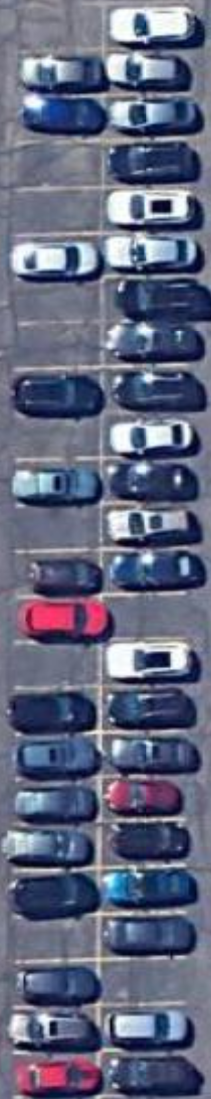
#> input picture input/UPDATEDACROSSDREESE2.png, 422 x 2197 px, found by its file name (shown at 1/2 size)
$ python cropcars.py   (older library calls are emulated)
#> lines starting #> are read from the running program, lines starting #| are printed output that depends on the picture

#import needed libs
import cv2
from skimage import io, color
import sklearn
import pandas
import skimage
import matplotlib
from skimage.transform import resize
import matplotlib.pyplot as plt
import datetime
import os
import joblib
import schedule
import time
import sys


def get_parking_spots(connected_components):
    (totalLabels, label_ids, values, centroid) = connected_components

    slots = []
    coef = 1
    for i in range(1, totalLabels):

        # Now extract the coordinate points
        x1 = int(values[i, cv2.CC_STAT_LEFT] * coef)
        y1 = int(values[i, cv2.CC_STAT_TOP] * coef)
        w = int(values[i, cv2.CC_STAT_WIDTH] * coef)
        h = int(values[i, cv2.CC_STAT_HEIGHT] * coef)

        slots.append([x1, y1, w, h])

    return slots

mask = 'C:\\Users\\dasak\\HackAi\\ParkingLotAvailability\\parkifymodel\\MASKOFPKLOTACROSSDREESE3.png'
parking_image_test = 'C:\\Users\\dasak\\HackAi\\ParkingLotAvailability\\parkifymodel\\UPDATEDACROSSDREESE2.png'
parking_image_test1 = cv2.imread(parking_image_test)
#> parking_image_test1 is the input picture: shape (2197, 422, 3); mean B, G, R 126.1, 102.4, 97.4
parking_image_test2 = resize(parking_image_test1,(449,1908))
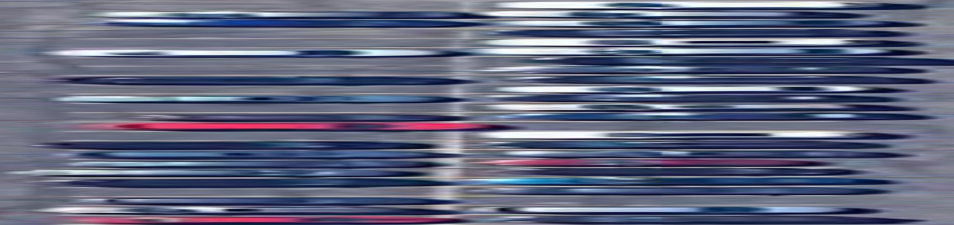
#> parking_image_test2: shape (449, 1908, 3) float64 (shown at 1/2 size); mean B, G, R 0.494, 0.402, 0.382


# [11 lines of commented-out code are left out]

mask2 = cv2.imread(mask,0)
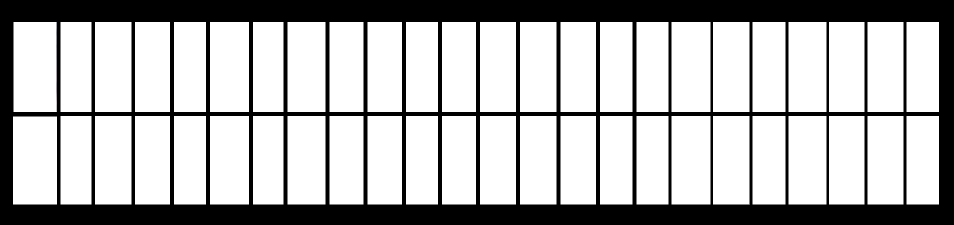
#> input picture mask_folder/MASKOFPKLOTACROSSDREESE3.png, 1908 x 449 px, found by its file name (shown at 1/2 size)
#> mask2: shape (449, 1908); min 0, max 255, mean 179.1
# mask2 = resize(mask2,(1040,520))
# mask2 = cv2.convertScaleAbs(mask2)

cc = cv2.connectedComponentsWithStats(mask2, 4, cv2.CV_32S)

parking_spaces = get_parking_spots(cc)
#> in get_parking_spots, `(totalLabels, label_ids, values, centroid) = connected_components`:
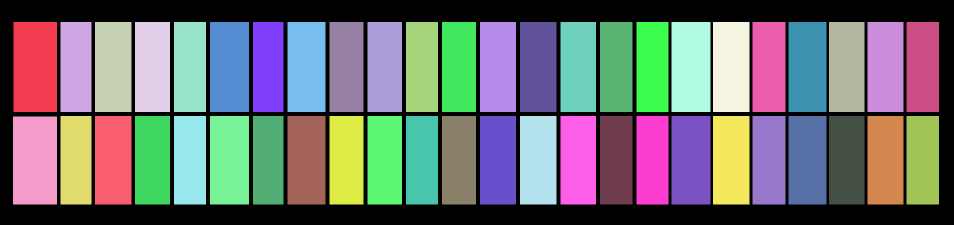
#> label_ids: shape (449, 1908) int32 (shown at 1/2 size); 49 distinct labels, from 0 to 48; one colour per label, 0 black
#> in get_parking_spots, `(totalLabels, label_ids, values, centroid) = connected_components`: totalLabels = 49; values = 49 rows, first 6: [0, 0, 1908, 449, 254700], [27, 44, 87, 180, 15660], [121, 44, 62, 180, 11160], [190, 44, 73, 180, 13140], [270, 44, 70, 180, 12600], [348, 44, 64, 180, 11520]; centroid = 49 pairs, first value 69.5 to 1845, second value 133.5 to 320.5
#> the loop in get_parking_spots, `for i in range(1, totalLabels):` made 48 passes
#> (x1, y1, w, h) on passes 1 to 12: (27, 44, 87, 180), (121, 44, 62, 180), (190, 44, 73, 180), (270, 44, 70, 180), (348, 44, 64, 180), (420, 44, 78, 180), (506, 44, 61, 180), (575, 44, 76, 180), (659, 44, 68, 180), (735, 44, 69, 180), (812, 44, 64, 180), (884, 44, 68, 180)
#> after the loop in get_parking_spots, `for i in range(1, totalLabels):`: slots = 48 items, first 6: [27, 44, 87, 180], [121, 44, 62, 180], [190, 44, 73, 180], [270, 44, 70, 180], [348, 44, 64, 180], [420, 44, 78, 180]
#> parking_spaces has the same summary as slots in get_parking_spots

print(parking_spaces[0])
#| [27, 44, 87, 180]
# parking_spaces = get_parking_spots(cc)
open_space = 0
closed_space =0
frame = parking_image_test1
# frame = parking_image_test1
alpha = .3
# park_test = parking_spaces[:4]

# for space in park_test:
fdp2 = "C:\\Users\\dasak\\HackAi\\ParkingLotAvailability\\parkifymodel\\ACROSSDRESSE2"
i = 0
# parking_spaces = parking_spaces[:5]
for space in parking_spaces:
    x1, y1, w, h = space
    space_img = frame[y1:y1+h, x1+28:x1+w+38, :]

    # Define the file path for the cropped image
    file_name = f"cropd3{i}.png"
    fp = os.path.join(fdp2, file_name)
    # print("printing to acrossdreese2")
    # Save the cropped image
    cv2.imwrite(fp, space_img)
    # print("printed to acrossdreese2")

    i += 1
#> this loop made 48 passes
#> (x1, y1, w, h, file_name) on passes 1 to 12: (27, 44, 87, 180, 'cropd30.png'), (121, 44, 62, 180, 'cropd31.png'), (190, 44, 73, 180, 'cropd32.png'), (270, 44, 70, 180, 'cropd33.png'), (348, 44, 64, 180, 'cropd34.png'), (420, 44, 78, 180, 'cropd35.png'), (506, 44, 61, 180, 'cropd36.png'), (575, 44, 76, 180, 'cropd37.png'), (659, 44, 68, 180, 'cropd38.png'), (735, 44, 69, 180, 'cropd39.png'), (812, 44, 64, 180, 'cropd310.png'), (884, 44, 68, 180, 'cropd311.png')
#> pass 1, `space_img = frame[y1:y1+h, x1+28:x1+w+38, :]`:
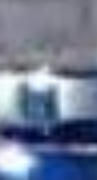
#> space_img: shape (180, 97, 3); mean B, G, R 147.6, 123.8, 113
#> pass 2, `space_img = frame[y1:y1+h, x1+28:x1+w+38, :]`:
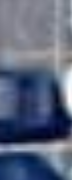
#> space_img: shape (180, 72, 3); mean B, G, R 124.1, 100.9, 90.8
#> pass 3, `space_img = frame[y1:y1+h, x1+28:x1+w+38, :]`:
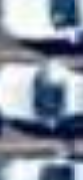
#> space_img: shape (180, 83, 3); mean B, G, R 160.3, 145.2, 135.1
#> after the loop, i = 48
